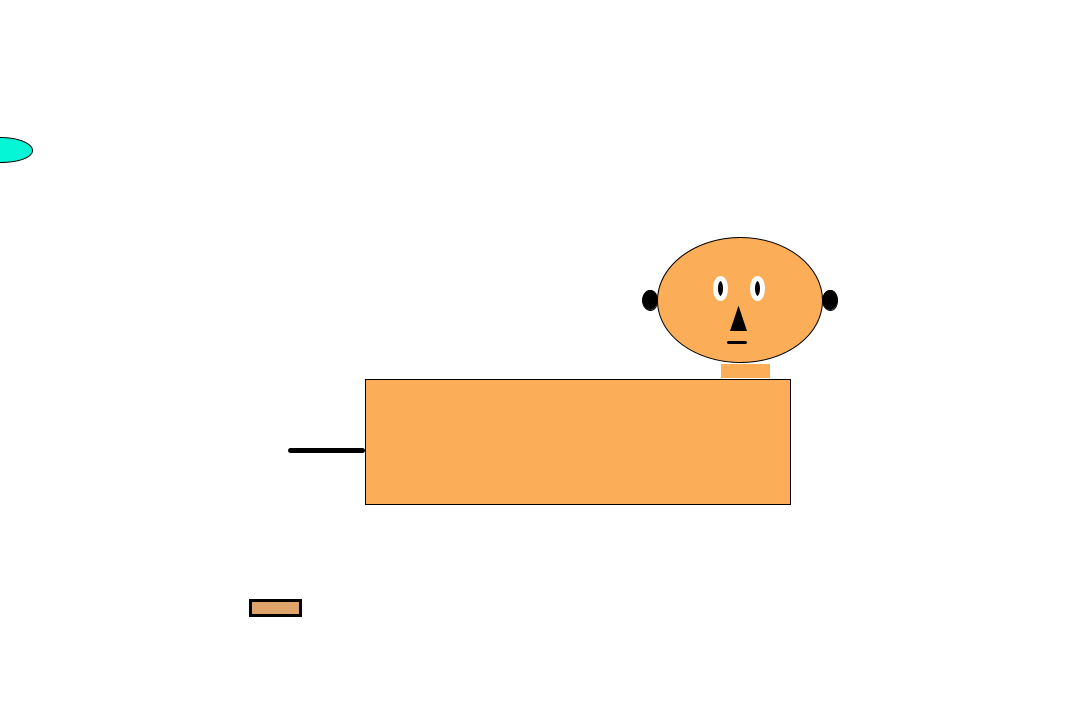
Frame 1 (no input)
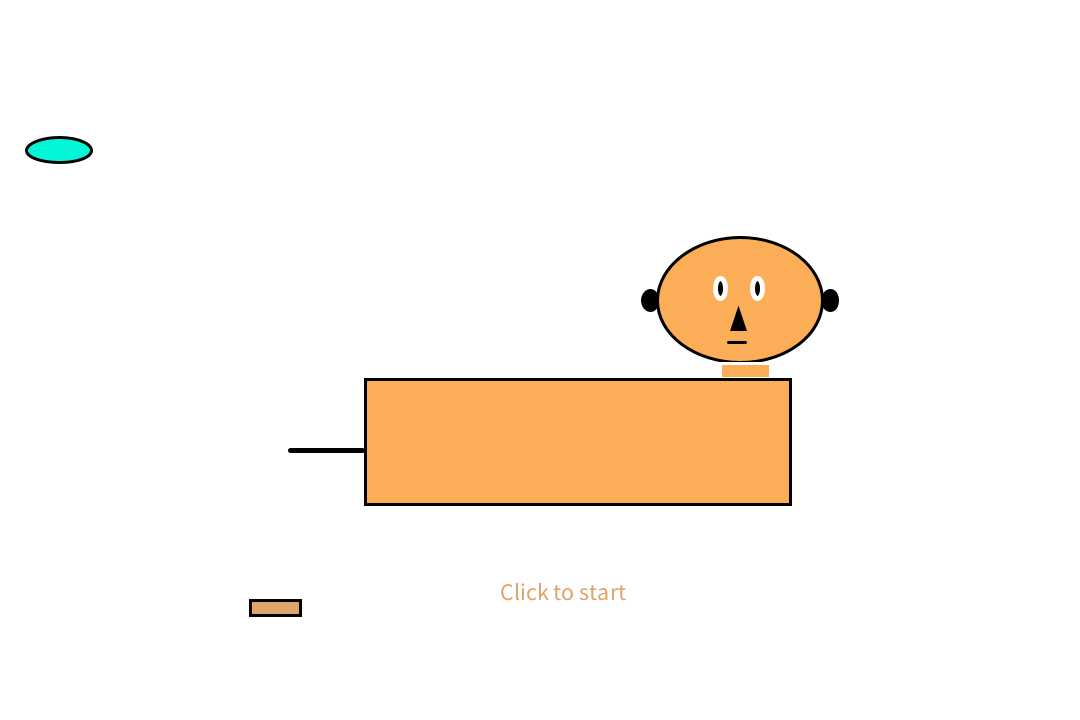
Frame 60 (the mouse pressed at the canvas centre just before this capture)
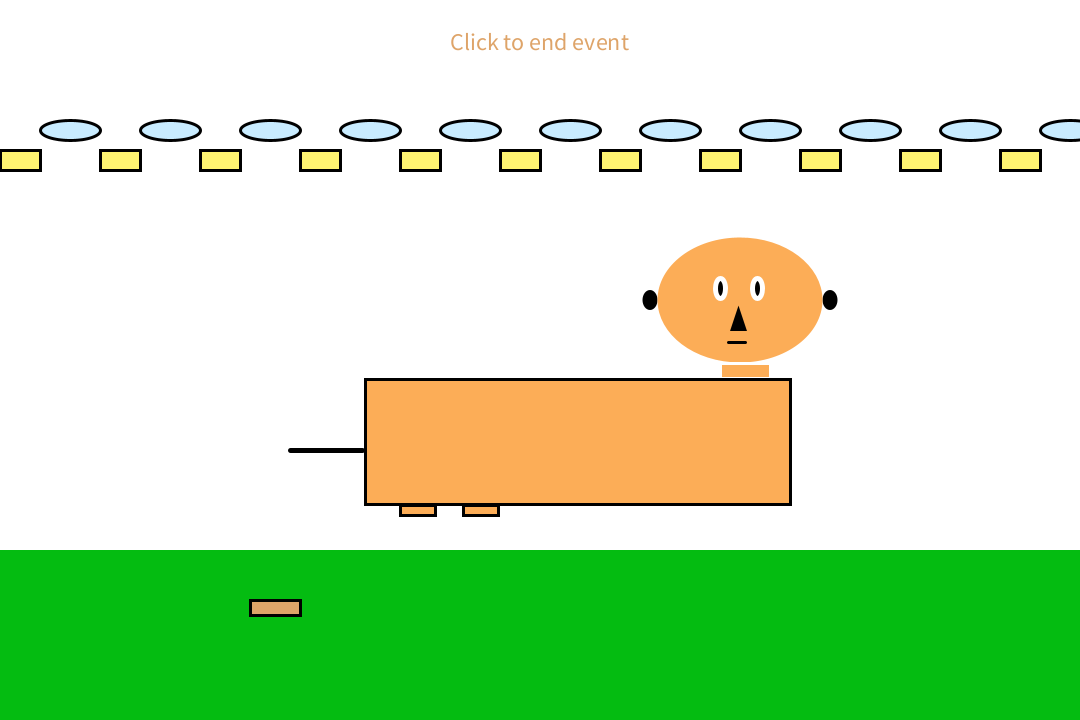
Frame 120 (the mouse held since frame 60 and released just before this capture)

The Processing sketch that drew these frames (run headless with seeded random() and noise(); from frame 60 on, the mouse is pressed at the canvas centre):

// Processing sketch: Midterm_WIP
// ── Midterm_WIP.pde
String state= "pregame";

int p = 10;
int n = 10;
int c = 0;
float grow = 0;
float b = random(1,1000);
int h = 600;

int g = 0;
int speed = 1;

void setup() {
  size(1080,720);
  textSize(24);
}

void  draw() {
  if (state== "pregame") {
    pregame();
  } else if(state== "game") {
    game();
  } else if (state== "gameover") {
    gameover();
  }
  println(state);
}

void mousePressed() {
 if(state=="pregame") {
   state="game";
 } else if (state=="game") {
   state="gameover";
 } else if (state=="gameover") {
   state="pregame";
 }
}

void pregame() {
background(255);
  
  //ears
  text("Click to start", 500, 600);
  
  display();
  move();
  bounce();
  
  fill(c);
  ellipse(650,300,15,20);

  fill(c);
  ellipse(830,300,15,20);

//face
  fill(252,173,87);
  ellipse(740,300,165,125);

fill(252,173,87);
  stroke(255);
  rect(720,363,50,15);

//body orange
  fill(252,173,87);
  stroke(0);
  rect(365,379,425,125);
  
//tail
  strokeWeight(5);
  line(290,450,362,450);
  
//eye left && right
  
    ellipseMode(CENTER);
    stroke(255);
    fill(0);
    ellipse(720, 288, 10, 20);
    
    ellipseMode(CENTER);
    stroke(255);
    fill(0);
    ellipse(757 ,288, 10, 20);

//nose
  stroke(0);
  fill(0);
  triangle(733,328,743,328,738,313);
  
//mouth
  strokeWeight(3);
  line(728,342,745,342);

//bone
  fill(222,164,105);
  rect(250,600,50,15);  
}

void game() {
  background(255);
  
  text("Click to end event", 450, 50);
  
  noStroke();
  fill(4,188,17);
  rect(0, 550, width, h);  
  
  for(int x = 0; x <= width; x += 100) {
  fill(255,244,113);
  stroke(0);
  rect(x,150,40,20);
}
  for(int g = 70; g <= width; g+=100) {
  fill(201,236,255);
  ellipse(g,130,60,20);
}

noStroke();

for(int g = 70; g <= width; g+=100) {
  if(mouseY <= 130 && mouseX >= 70) {
    fill(240,15,139);
    ellipse(g,130,60,20);
  }
}
  
//ears
  fill(c);
  ellipse(650,300,15,20);

  fill(c);
  ellipse(830,300,15,20);

//face
  fill(252,173,87);
  ellipse(740,300,165,125);

fill(252,173,87);
  stroke(255);
  rect(720,363,50,15);

//body orange
  fill(252,173,87);
  stroke(0);
  rect(365,379,425,125);
  
//legs 1 && 2
  fill(252,173,87);
  stroke(0);
  rect(400,505,35,p);

  //fill(252,173,87);
  stroke(0);
  rect(463,505,35,p);  
  
//tail
  strokeWeight(5);
  line(290,450,362,450);
  
//eye left && right
  
    ellipseMode(CENTER);
    stroke(255);
    fill(0);
    ellipse(720, 288, 10, 20);
    
    ellipseMode(CENTER);
    stroke(255);
    fill(0);
    ellipse(757 ,288, 10, 20);

//nose
  stroke(0);
  fill(0);
  triangle(733,328,743,328,738,313);
  
//mouth
  strokeWeight(3);
  line(728,342,745,342);

//bone
  fill(222,164,105);
  rect(250,600,50,15);  
}

void gameover() {
  
}

void display() {
  fill(5,245,215);
  ellipse(g,150,65,25);
}

void move() {
  g = g+speed;
}

void bounce() {
  if((g > width) || (g < 0)) {
  speed = speed *-1;
  }
}
